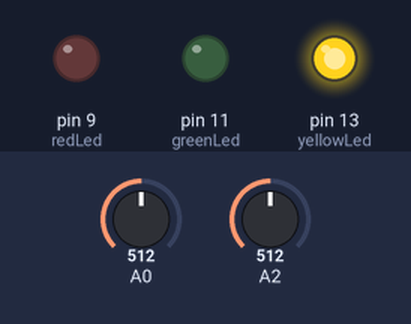
This sketch was run on a simulated Arduino Uno, built with avr-gcc and run on an emulated ATmega328P. Shown: output pins drawn as LEDs (lit = HIGH). The inputs (shaded band) are chosen by the test bench; at power-on: A0 = 512, A2 = 512. What the sketch prints to the serial monitor is not drawn.

Above: at 0.2 s.
At 5.2 s:
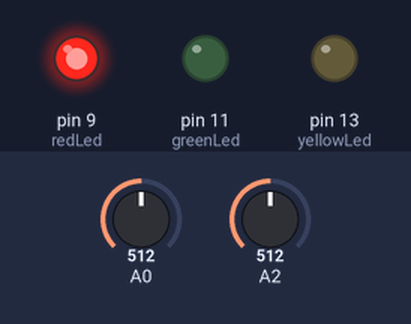
Timing chart, 0 to 6.7 s (numbered marks = the images above):
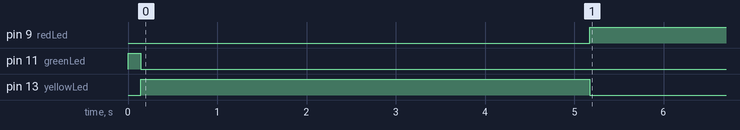

The sketch:

overdoseAlertSystem.ino
```cpp
int greenLed = 11;
int yellowLed = 13;
int redLed = 9;

void setup()
{
  // Start with green light on
  pinMode(greenLed, OUTPUT);
  digitalWrite(greenLed, HIGH);
  pinMode(yellowLed, OUTPUT);
  pinMode(redLed, OUTPUT);
  Serial.begin(9600);
}

void loop()
{
  unsigned int lightSensor;
  unsigned int doorSensor;
  lightSensor = analogRead(A0);
  doorSensor = analogRead(A2);
  delay(100);
  // Sensor readings
  Serial.print("Light ");
  Serial.println(lightSensor);
  Serial.print("Door ");
  Serial.println(doorSensor);

  // normalize pressure sensor reading
  int door = analogRead(doorSensor);
  delay(10);
  door += analogRead(doorSensor);
  delay(10);
  door += analogRead(doorSensor);
  delay(10);
  door += analogRead(doorSensor);
  delay(10);
  door += analogRead(doorSensor);
  door = door / 5;
  Serial.println(door);

  // If the light turns off and the door is locked
  if (lightSensor > 100 && digitalRead(redLed) == LOW && door > 300) {
    // warn yellow
    digitalWrite(greenLed, LOW);
    digitalWrite(yellowLed, HIGH);
    delay(5000);

    int door2 = analogRead(doorSensor);
    delay(10);
    door2 += analogRead(doorSensor);
    delay(10);
    door2 += analogRead(doorSensor);
    delay(10);
    door2 = door2 / 3;

    // If light is still off and door is still locked, warn red
    if (analogRead(A0) > 100 && door2 > 300) {
      digitalWrite(yellowLed, LOW);
      digitalWrite(redLed, HIGH);
      delay(5000);
    }
  }

  // normalize sensor reading
  door = analogRead(doorSensor);
  delay(10);
  door += analogRead(doorSensor);
  delay(10);
  door += analogRead(doorSensor);
  delay(10);
  door += analogRead(doorSensor);
  delay(10);
  door += analogRead(doorSensor);
  door = door / 5;

  // If lights are on, no warning
  if (analogRead(A0) < 100 || door < 300) {
    digitalWrite(greenLed, HIGH);
    digitalWrite(yellowLed, LOW);
    digitalWrite(redLed, LOW);
  }
}
```

Measured:
- by itself, pin 9 (redLed): LOW → HIGH at 5.2 s
- by itself, pin 11 (greenLed): HIGH → LOW at 0.14 s
- by itself, pin 13 (yellowLed): LOW → HIGH at 0.14 s, → LOW 5.0 s later
